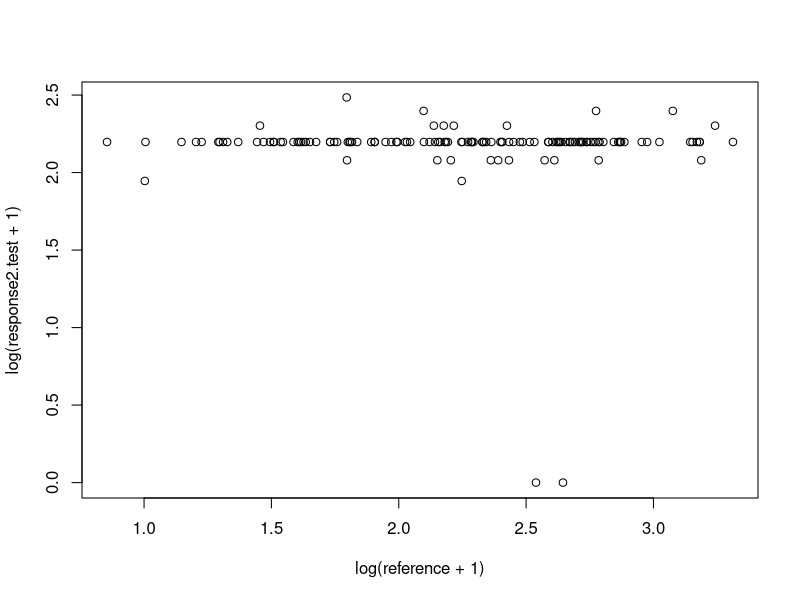
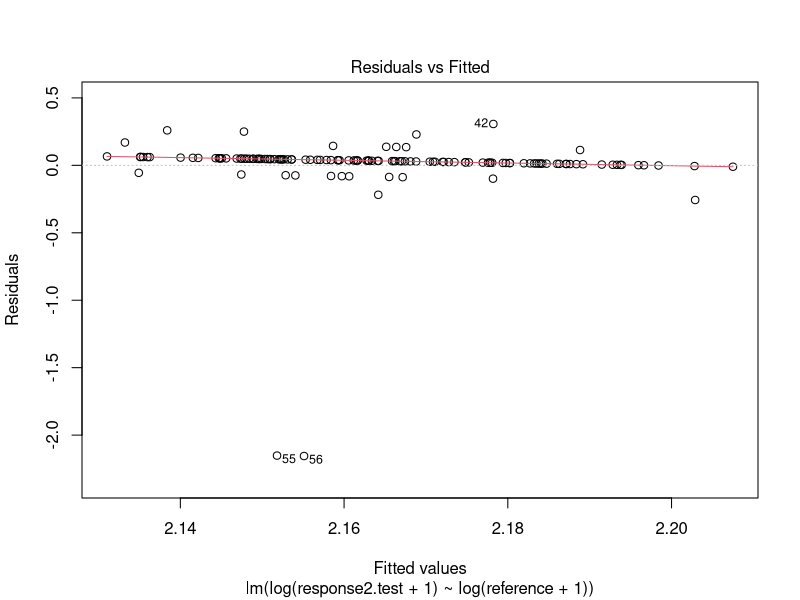
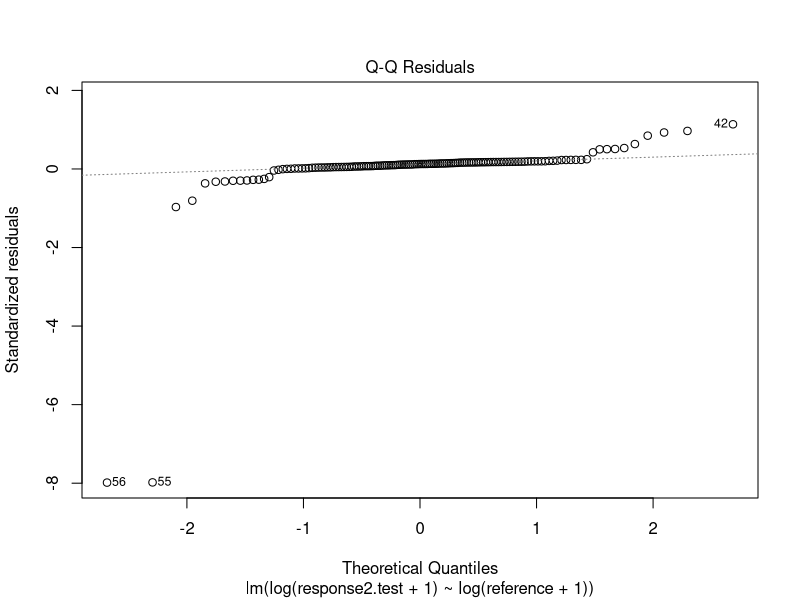
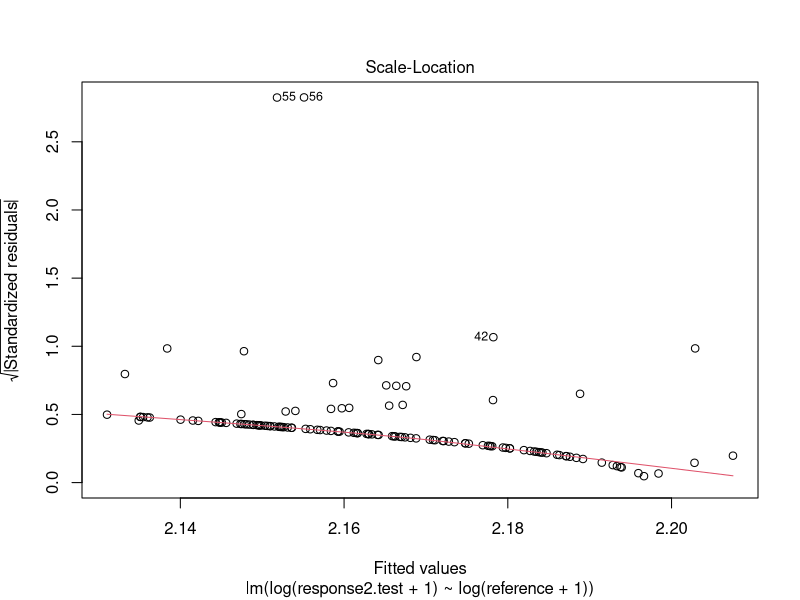
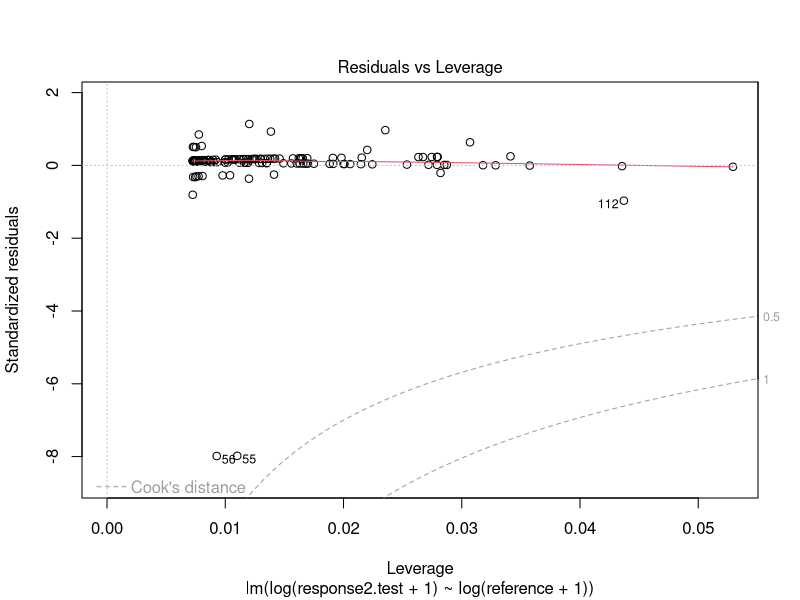
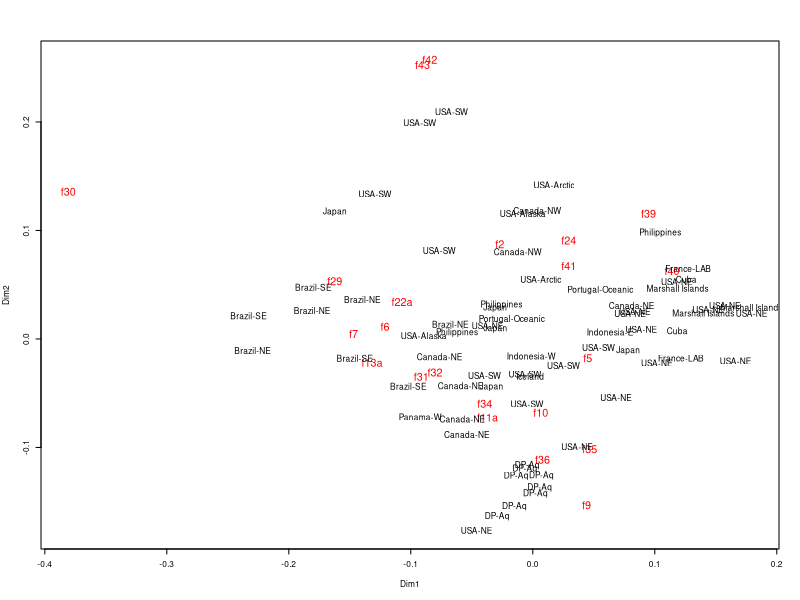

Generate these figures, in order, with R:
######################### Aurelia morphological analyses 2 ##########################
#                       R Code - Author: Jonathan W. Lawley                         #
#                           Used in: Lawley et al., 2021                            #
#   The importance of molecular characters when morphological variability hinders   # 
#                   diagnosability: systematics of the moon jellyfish               #
#                           genus Aurelia (Cnidaria: Scyphozoa)                     #
#                                 in review @ PeerJ                                 #
#                                                                                   #
#    Used for MDS analysis in Fig. 4 and Mantel test, including fewer specimens     #
#                         WITHOUT estimation of missing data                        #
#                                                                                   #
#               Contact: jonathan.wanderleylawley@griffithuni.edu.au                #

library(vegan)
library(ade4)

#Data prep, log transform, slope calculations and isometry test
aurelia.raw=read.csv("aurelia-all.csv", sep=",", as.is=T) #raw data inserted
str(aurelia.raw)

aurelia.raw1=aurelia.raw[,-c(8,12,16)] #removes categorical features f8, f12 and f21

reference=aurelia.raw1$f1 #setting f1 as reference variable
response=aurelia.raw1[,3:36] #setting the rest as response variables
slope=rep(NA, ncol(response)) #empty vector for slope values
result=rep(NA, ncol(response)) #empty vector for isometry test results (Allometry, Isometry or lm not significant)

#Loop to calculate slopes of log-transformed variables and isometry test
for (i in 1:ncol(response)){
  response.lm=lm(log(response[,i]+1)~log(reference+1))
  f=(summary(response.lm))$fstatistic #creates the object "f" with the F-statistic values of the linear model.
  p=pf(f[1],f[2],f[3],lower.tail=F) #creates the object "p" with the p-value from the F-statistic values above.
  
  if (p > 0.05) #verifies if "p" is bigger than "alpha".
  {
    slope[i]=NA #if yes, attribute "lm not significant" to element k in "result".
    result[i]="lm not significant"
  }
  else #if not, linear model is significant, so proceeds with calculations.
  {
    slope[i]=(summary(response.lm))$coefficients[2]
    slope.se=(summary(response.lm))$coefficients[4]
    tvalue=abs((slope[i]-1)/slope.se)
    pvalue=(1-pt(tvalue,nrow(na.omit(cbind(reference,response[,i])))-2))*2
    if (pvalue > 0.05) #verifies if "pvalue" is bigger than "alpha".
    {
      result[i]="Isometry" #if yes, the slope from response.lm is not significantly different from the expected slope, so it attributes "Isometry" to element k in "result".
    }
    else #verifies if "pvalue" is not bigger than alpha.
    { 
      result[i]="Allometry" #if it is not bigger, the slope from response.m is significantly different from the expected.slope, so it attributes "Allometry" to element k in "result".
    }
  }
}
slope #resulting slopes (NA where lm not significant)
result #result of isometry test
slope.true=slope[-c(2,10:11,13,15:18,23,27:28,34)] #removing NAs (features in which lm was not significant or that are nonetheless unusable for transformations) as well as mostly invariable or biased (f3a, f19, f33) variables.

#Exploratory checking of response variables
response2=response[,c(11,13,15:18,27:28,34)] # with variables that had no significanct lm
response2.test=response[,11] #change column here for each of the above to test
plot(log(response2.test+1)~log(reference+1))
summary(lm(log(response2.test+1)~log(reference+1)))
plot(lm(log(response2.test+1)~log(reference+1)))

#Removing mostly invariable or biased (f3a, f19, f33) and uninformative (lm not significant, from above) variables - f3a, f19, f20, f23, f25a, f26, f27, f28a, f33, f37, f38, f44
aurelia.raw2=aurelia.raw1[,-c(4,12:13,15,17:20,25,29:30,36)]

aurelia.raw3=aurelia.raw2[,-c(25:26,28:29)] #further cleaning matrix, excluding locality info (some missing data there from aquariums)

aurelia.raw3.na=na.omit(aurelia.raw3) #removes lines with NAs
rownames(aurelia.raw3.na)<-aurelia.raw3.na$Specimen
aurelia.raw3.na<-aurelia.raw3.na[,-1]

#Size corrections based on Lleonart et al. (2000) and full standardization
aurelia.corrected=matrix(data=NA, nrow=length(rownames(aurelia.raw3.na)), ncol=length(colnames(aurelia.raw3.na))-2)
for (i in 1:length(slope.true)){
  aurelia.corrected[,i]=aurelia.raw3.na[,i+1]*((mean(aurelia.raw3.na[,1])/aurelia.raw3.na[,1])^slope.true[i])
}
aurelia.corrected=as.data.frame(aurelia.corrected)

aurelia.corrected.01=matrix(NA,70,22) ##scale full standardization
for (i in 1:ncol(aurelia.corrected)) {
  for (k in 1:nrow(aurelia.corrected)) {
    aurelia.corrected.01[k,i]=(aurelia.corrected[k,i]-min(aurelia.corrected[,i]))/(max(aurelia.corrected[,i])-min(aurelia.corrected[,i]))
  }
}
aurelia.corrected.01=as.data.frame(aurelia.corrected.01)
colnames(aurelia.corrected.01)=colnames(aurelia.raw3.na[,-c(1,24)])
rownames(aurelia.corrected.01)=rownames(aurelia.raw3.na)

#Multivariate analysis
par(cex=0.5)
mds=cmdscale((vegdist(aurelia.corrected.01, "gower")))
mds=mds*-1 #not necessary, but used to display MDS differently
features.wa<-wascores(mds, aurelia.corrected.01, expand=T) #with weighted averages of morphological features
plot(rbind(mds,features.wa), pch = 15, type="n", xlab = "Dim1", ylab = "Dim2")
text(features.wa[,1], features.wa[,2], rownames(features.wa), cex=1.3, col="red")
text(mds[,1], mds[,2], aurelia.raw3.na[,24], cex=1)

#Mantel test (correlation between two distance matrices)
aurelia.raw2.na=na.omit(aurelia.raw2)
aurelia.gd=na.omit(aurelia.raw2.na[,c(1,25,26)])
colnames(aurelia.gd)=c("Specimen", "Lat","Lon")
gd.dist=dist(cbind(aurelia.gd$Lon, aurelia.gd$Lat))
md.matrix=as.matrix(vegdist(aurelia.corrected.01, "gower"))
md.matrix=md.matrix[-c(62:69),-c(62:69)] #removing aquarium specimens
md.dist=as.dist(md.matrix)
mantel.rtest(md.dist, gd.dist, nrepet=9999)
